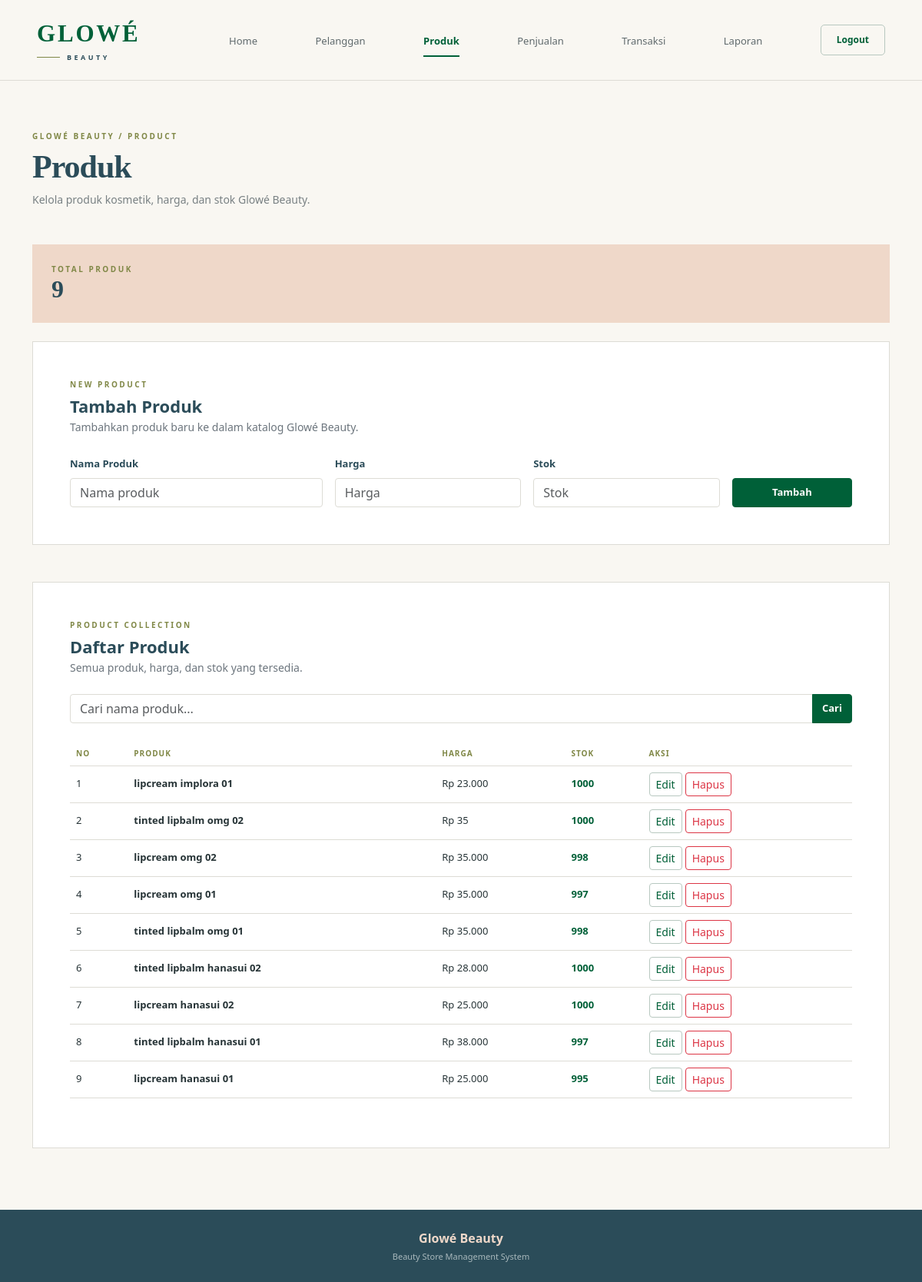
The app's page /admin/produk.php with its own data.
### tables this page shows
CREATE TABLE `produk` (
  `id_produk` int(11) NOT NULL,
  `nama_produk` varchar(100) NOT NULL,
  `harga` decimal(10,2) NOT NULL,
  `stok` int(255) NOT NULL
);

### admin/produk.php (the view, shortened to what this page needs)
<?php
include '../koneksi.php';
$keyword = isset($_GET['cari'])
    ? mysqli_real_escape_string($koneksi, $_GET['cari'])
    : '';
$data = mysqli_query($koneksi, "SELECT * FROM produk
    WHERE nama_produk LIKE '%$keyword%'
    ORDER BY id_produk DESC");
$total_produk = mysqli_num_rows($data);
?>
<!DOCTYPE html>
<html lang="id">
<head>
<link href="https://cdn.jsdelivr.net/npm/bootstrap@5.3.3/dist/css/bootstrap.min.css" rel="stylesheet">
</head>
<body>
<nav class="navbar">
<div class="container-fluid px-lg-5">
<div class="navbar-inner">
<a href="index.php" class="logo">
    <div class="logo-main">GLOWÉ</div>
    <div class="logo-bottom">
        <div class="logo-line"></div>
        <div class="logo-sub">BEAUTY</div>
    </div>
</a>
<div class="nav-menu">
    <a href="index.php" class="nav-link-custom">
        Home
    </a>
    <a href="pelanggan.php" class="nav-link-custom">
        Pelanggan
    </a>
    <a href="produk.php" class="nav-link-custom active">
        Produk
    </a>
    <a href="penjualan.php" class="nav-link-custom">
        Penjualan
    </a>
    <a href="transaksi.php" class="nav-link-custom">
        Transaksi
    </a>
    <a href="laporan.php" class="nav-link-custom">
        Laporan
    </a>
    <a href="../logout.php"
       class="logout"
       onclick="return confirm('Yakin ingin logout?')">
        Logout
    </a>
</div>
</div>
</div>
</nav>
<main class="page">
<div class="container">
<div class="mb-5">
    <div class="eyebrow">
        Glowé Beauty / Product
    </div>
    <h1 class="page-title">
        Produk
    </h1>
    <p class="page-desc mb-0">
        Kelola produk kosmetik, harga, dan stok Glowé Beauty.
    </p>
</div>
<div class="stat-box mb-4">
    <div class="section-label">
        Total Produk
    </div>
    <div class="stat-number">
        <?= $total_produk; ?>
    </div>
</div>
<div class="card-custom p-4 p-lg-5 mb-5">
<div class="mb-4">
    <div class="section-label">
        New Product
    </div>
    <div class="card-title mt-1">
        Tambah Produk
    </div>
    <p class="text-secondary small mb-0">
        Tambahkan produk baru ke dalam katalog Glowé Beauty.
    </p>
</div>
<form method="POST">
<div class="row g-3">
    <div class="col-md-4">
        <label class="form-label">
            Nama Produk
        </label>
        <input type="text"
               name="nama_produk"
               class="form-control"
               placeholder="Nama produk"
               required>
    </div>
    <div class="col-md-3">
        <label class="form-label">
            Harga
        </label>
        <input type="number"
               name="harga"
               class="form-control"
               placeholder="Harga"
               min="0"
               required>
    </div>
    <div class="col-md-3">
        <label class="form-label">
            Stok
        </label>
        <input type="number"
               name="stok"
               class="form-control"
               placeholder="Stok"
               min="0"
               required>
    </div>
    <div class="col-md-2 d-flex align-items-end">
        <button type="submit"
                name="simpan"
                class="btn btn-green w-100 py-2">
            Tambah
        </button>
    </div>
</div>
</form>
</div>
<div class="card-custom p-4 p-lg-5">
<div class="mb-4">
    <div class="section-label">
        Product Collection
    </div>
    <div class="card-title mt-1">
        Daftar Produk
    </div>
    <p class="text-secondary small mb-0">
        Semua produk, harga, dan stok yang tersedia.
    </p>
</div>
<form method="GET" class="mb-4">
<div class="input-group">
    <input type="text"
           name="cari"
           class="form-control"
           placeholder="Cari nama produk..."
           value="<?= htmlspecialchars($keyword); ?>">
    <button type="submit"
            class="btn btn-green">
        Cari
    </button>
</div>
</form>
<div class="table-responsive">
<table class="table table-hover align-middle">
<thead>
<tr>
    <th>No</th>
    <th>Produk</th>
    <th>Harga</th>
    <th>Stok</th>
    <th>Aksi</th>
</tr>
</thead>
<tbody>
<?php
$no = 1;
if(mysqli_num_rows($data) > 0):
while($row = mysqli_fetch_assoc($data)):
?>
<tr>
    <td>
        <?= $no++; ?>
    </td>
    <td class="fw-semibold">
        <?= htmlspecialchars($row['nama_produk']); ?>
    </td>
    <td>
        Rp <?= number_format($row['harga'],0,',','.'); ?>
    </td>
    <td>
        <?php if($row['stok'] > 0): ?>
            <span class="stock">
                <?= $row['stok']; ?>
            </span>
        <?php else: ?>
            <span class="stock-empty">
                Habis
            </span>
        <?php endif; ?>
    </td>
    <td>
        <div class="d-flex gap-1">
            <a href="edit_produk.php?id=<?= $row['id_produk']; ?>"
               class="btn btn-sm action-edit">
                Edit
            </a>
            <a href="hapus_produk.php?id=<?= $row['id_produk']; ?>"
               class="btn btn-sm btn-outline-danger action-delete"
               onclick="return confirm('Yakin ingin menghapus produk ini?')">
                Hapus
            </a>
        </div>
    </td>
</tr>
<?php
endwhile;
endif; ?>
</tbody>
</table>
</div>
</div>
</div>
</main>
<footer>
<div class="container text-center">
    <div class="footer-brand">
        Glowé Beauty
    </div>
    <div class="footer-text">
        Beauty Store Management System
    </div>
</div>
</footer>
</body>
</html>

### admin/produk.php (style rules this page uses)
:root { --green:#006038; --green-dark:#00492b; --mustard:#808847; --outerspace:#2B4C59; --ivory:#F9F7F2; --peach:#EFD8C9; --text:#263336; --muted:#788083; --line:#DDDCD5; }
* { box-sizing:border-box }
body { margin:0; background:var(--ivory); color:var(--text); font-family:"Segoe UI",Arial,sans-serif; }
input[type=number] { -moz-appearance: textfield; }
.navbar { background:var(--ivory); border-bottom:1px solid var(--line); }
.navbar-inner { min-height:88px; display:flex; align-items:center; width:100%; }
.logo { text-decoration:none; display:flex; flex-direction:column; line-height:1; min-width:185px; flex-shrink:0; }
.logo-main { color:var(--green); font:600 31px Georgia,serif; letter-spacing:2.8px; }
.logo-bottom { display:flex; align-items:center; margin-top:8px; }
.logo-line { width:30px; height:1px; background:var(--mustard); margin-right:9px; }
.logo-sub { color:var(--outerspace); font-size:9px; font-weight:700; letter-spacing:3.5px; }
.nav-menu { flex:1; display:flex; align-items:center; justify-content:space-between; margin-left:55px; }
.nav-link-custom { position:relative; color:#606A6D; text-decoration:none; font-size:13px; font-weight:500; padding:34px 10px 31px; white-space:nowrap; }
.nav-link-custom:hover, .nav-link-custom.active { color:var(--green); }
.nav-link-custom.active { font-weight:700; }
.nav-link-custom.active:after { content:""; position:absolute; left:10px; right:10px; bottom:20px; height:2px; background:var(--green); }
.logout { color:var(--green); border:1px solid #B8C8C0; border-radius:5px; padding:10px 20px; text-decoration:none; font-size:12px; font-weight:700; margin-left:10px; }
.page { padding:65px 0 80px; }
.eyebrow, .section-label { color:var(--mustard); font-size:10px; font-weight:700; letter-spacing:2.5px; text-transform:uppercase; }
.page-title { color:var(--outerspace); font:600 42px Georgia,serif; letter-spacing:-1px; margin:8px 0; }
.page-desc { color:var(--muted); font-size:14px; }
.card-custom { background:white; border:1px solid var(--line); border-radius:0; }
.card-title { color:var(--outerspace); font-size:22px; font-weight:600; }
.form-label { color:var(--outerspace); font-size:13px; font-weight:600; }
.form-control { border-color:var(--line); border-radius:4px; }
.btn-green { background:var(--green); border:1px solid var(--green); color:white; border-radius:4px; font-size:13px; font-weight:600; }
.stat-box { background:var(--peach); padding:25px; }
.stat-number { color:var(--outerspace); font:600 32px Georgia,serif; }
.table { --bs-table-bg:transparent; }
.table thead th { color:var(--mustard); font-size:10px; text-transform:uppercase; letter-spacing:1px; border-bottom:1px solid var(--line); white-space:nowrap; }
.table tbody td { color:var(--text); font-size:13px; border-color:var(--line); }
.stock { color:var(--green); font-weight:700; }
.action-edit { color:var(--green); border:1px solid #B8C8C0; background:white; }
.action-delete { border-radius:4px; }
footer { background:var(--outerspace); color:#AAB9BD; padding:25px 0; }
.footer-brand { color:var(--peach); font-weight:700; }
.footer-text { font-size:11px; margin-top:4px; }

### records on screen
produk: nama_produk "lipcream implora 01", harga "23.000", stok "1000"
produk: nama_produk "tinted lipbalm omg 02", harga "35", stok "1000"
produk: nama_produk "lipcream omg 02", harga "35.000", stok "998"
produk: nama_produk "lipcream omg 01", harga "35.000", stok "997"
produk: nama_produk "tinted lipbalm omg 01", harga "35.000", stok "998"
produk: nama_produk "tinted lipbalm hanasui 02", harga "28.000", stok "1000"
produk: nama_produk "lipcream hanasui 02", harga "25.000", stok "1000"
produk: nama_produk "tinted lipbalm hanasui 01", harga "38.000", stok "997"
produk: nama_produk "lipcream hanasui 01", harga "25.000", stok "995"

### other values on screen
$total_produk "9"
